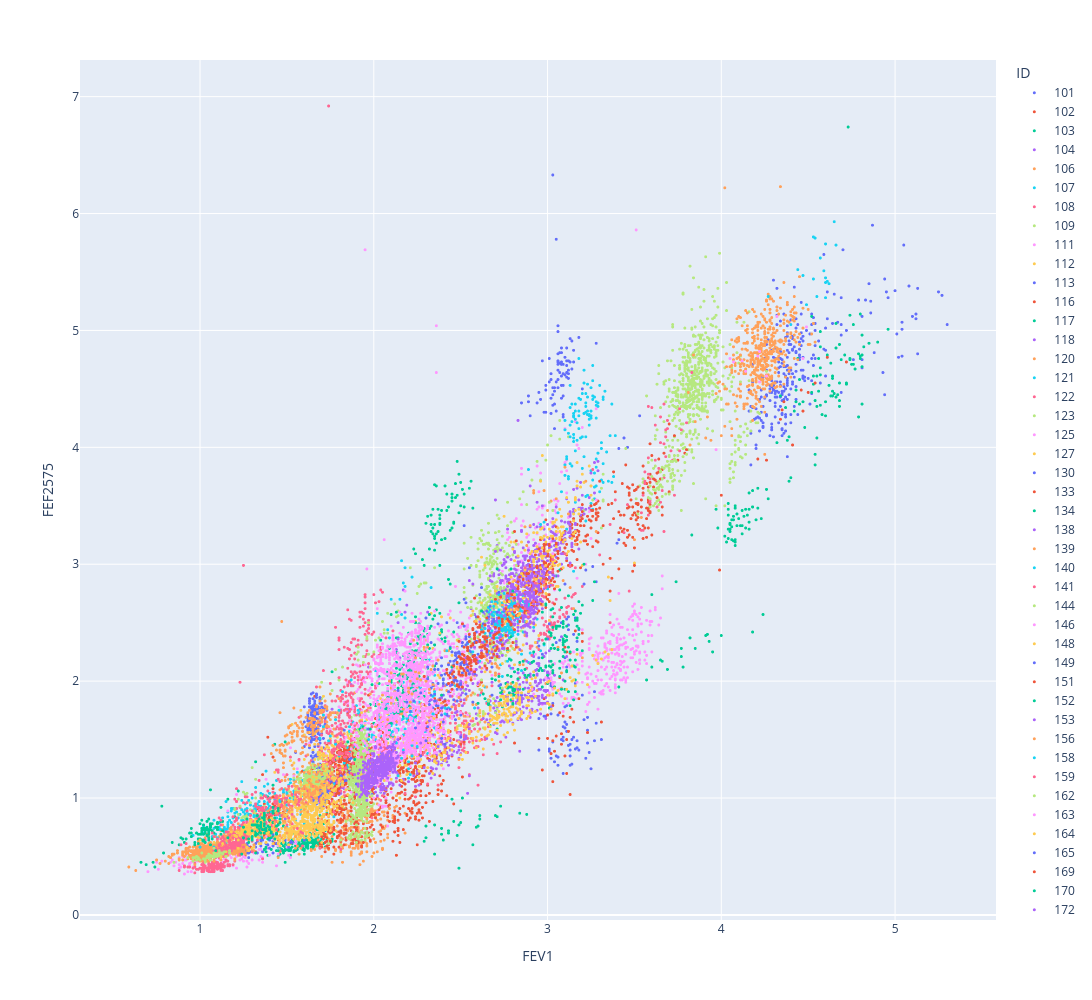

Notebook source saved alongside this figure:
### Markdown cell above
# Modelling FEF2575

### Code cell
fig = px.scatter(df1, x="FEV1", y="FEF2575", color="ID")
fig.update_traces(marker=dict(size=3))
fig.update_layout(width=1400, height=1000)
fig.show()
